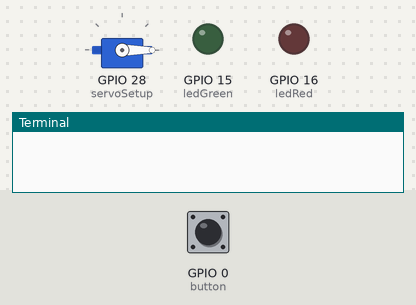
Bench run of a program on a simulated Raspberry Pi (BCM pin numbers). Parts: servo, output pins drawn as LEDs (lit = HIGH), the last lines printed to the terminal. Dashed ring = blinking. The test bench sets the inputs (shaded band); at power-on: GPIO 0 (button) HIGH.

Above: at 1.2 s.
1.3 s: GPIO 0 (button) pulled LOW for 0.15 s
At 1.6 s:
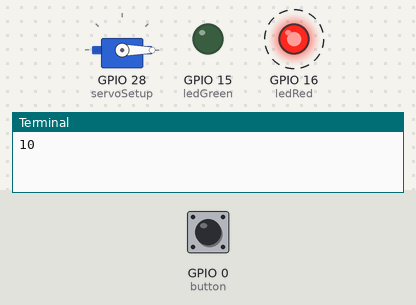
At 11.7 s:
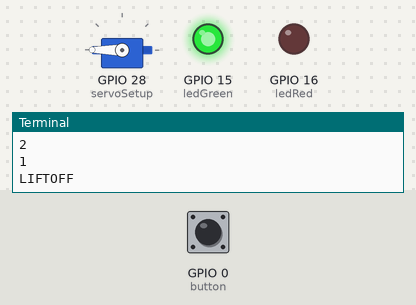
Timing chart, 0 to 13.2 s (numbered marks = the images above; inputs shaded):
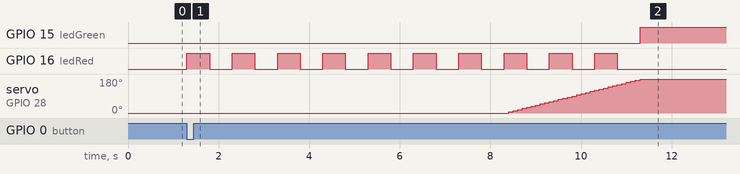

Measured:
- after the input at 1.3 s, GPIO 15 (ledGreen): LOW → HIGH after 10.0 s; GPIO 16 (ledRed): alternates HIGH for 0.50 s and LOW for 0.50 s, 20 changes in all, then stays LOW, starting at once; servo on GPIO 28 (servoSetup): moves from 0° to 180° over 2.9 s, starting after 7.1 s

The program:

GrayLaunchpad4.py
```python
# type: ignore

from time import sleep
import board
import digitalio
import pwmio
from adafruit_motor import servo

ledGreen = digitalio.DigitalInOut(board.GP15)  # set up green led, connnect to bottom left pin
ledGreen.direction = digitalio.Direction.OUTPUT

ledRed = digitalio.DigitalInOut(board.GP16)  # set up red led, connect to bottom right pin
ledRed.direction = digitalio.Direction.OUTPUT

button = digitalio.DigitalInOut(board.GP0)
button.pull = digitalio.Pull.UP  # set up button to be True when NOT pressed

servoSetup = pwmio.PWMOut(board.GP28, duty_cycle = 2 ** 15, frequency = 50)  # servo set up
myServo = servo.Servo(servoSetup, min_pulse = 500, max_pulse = 2500)

angle = 0  # set up variable for angle
myServo.angle = angle

while True:
  if button.value == False:  # if button is pressed
    for i in range(10, 3, -1):  # loop from 10-4, backwards by 1
        print(i)  # print out count
        ledRed.value = True  # blink on
        sleep(.5)  # one second between each count
        ledRed.value = False
        sleep(.5)  # blink off

    for i in range(3, 0, -1):  # starting at t = -3s, in order to turn servo @ correct time
      print(i)
      ledRed.value = True
      angle_stop = angle + 30  # set stop point 30 degrees ahead of where angle is
      for x in range(angle, angle_stop, 6):  # sweep servo for .5 seconds
        myServo.angle = x
        sleep(.1)
      angle = angle_stop  # set current angle to where is stopped
      ledRed.value = False
      angle_stop = angle + 30  # set new stop for an additional 30 degrees
      for x in range(angle, angle_stop, 6):  # sweep servo for the remaining .5 seconds
        myServo.angle = x
        sleep(.1)
      angle = angle_stop  # and set angle to where it currently is again

    print("LIFTOFF") # once it counts down to 0, print liftoff
    myServo.angle = 180

    while True:
        ledGreen.value = True  # keep the green light on
```
